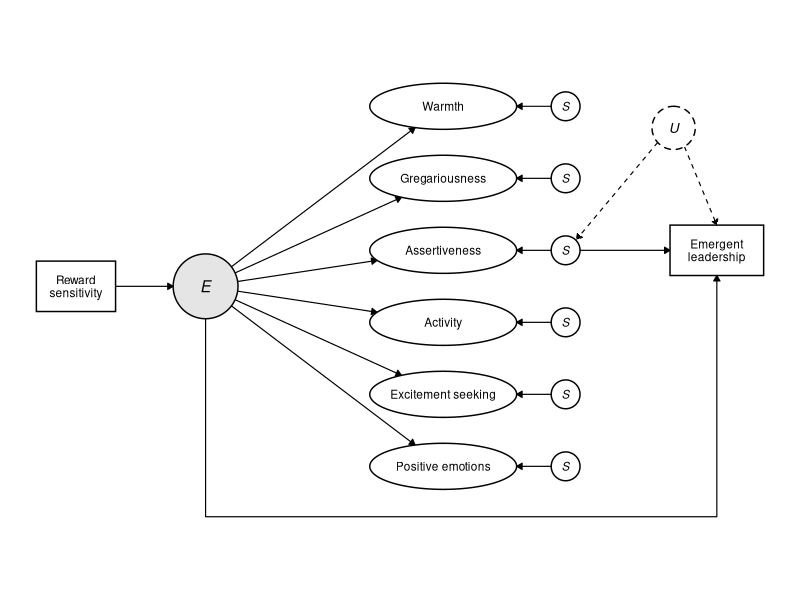

This figure's R source:
# Figure 1: hierarchical model for extraversion (path diagram)

library(ggplot2)
library(ggforce)

#### nodes ####
fac = data.frame(
  lab = c("Warmth", "Gregariousness", "Assertiveness", "Activity",
          "Excitement seeking", "Positive emotions"),
  x = 4.9, y = 6:1)
a = 1.02; b = 0.32         # facet ellipses (half-axes)
xE = 1.6; yE = 3.5; rE = 0.45
xS = 6.6; rS = 0.2
xY = 8.7; yY = 4
xU = 8.1; yU = 5.7; rU = 0.3

# E -> facets: from the circle of E to the ellipse boundary of each facet
dx = xE - fac$x; dy = yE - fac$y; d = sqrt(dx^2 + dy^2)
t = 1 / sqrt((dx / d / a)^2 + (dy / d / b)^2)
arrE = data.frame(x = xE - rE * dx / d, y = yE - rE * dy / d,
                  xend = fac$x + t * dx / d, yend = fac$y + t * dy / d)

arr = arrow(length = unit(1.6, "mm"), type = "closed")

#### plot ####
p = ggplot() +
  # paths
  geom_segment(data = arrE, aes(x, y, xend = xend, yend = yend), arrow = arr, linewidth = .4) +
  geom_segment(aes(x = xS - rS, y = fac$y, xend = fac$x + a, yend = fac$y), arrow = arr, linewidth = .4) +
  geom_segment(aes(x = .35, y = yE, xend = xE - rE, yend = yE), arrow = arr, linewidth = .4) +
  geom_segment(aes(x = xS + rS, y = yY, xend = xY - .65, yend = yY), arrow = arr, linewidth = .4) +
  geom_path(aes(x = c(xE, xE, xY, xY), y = c(yE - rE, .3, .3, yY - .35)), arrow = arr, linewidth = .4) +
  geom_segment(aes(x = xU - .22, y = yU - .2, xend = xS + .15, yend = yY + .15),
               arrow = arr, linewidth = .4, linetype = "dashed") +
  geom_segment(aes(x = xU + .15, y = yU - .26, xend = xY, yend = yY + .35),
               arrow = arr, linewidth = .4, linetype = "dashed") +
  # nodes
  geom_ellipse(aes(x0 = fac$x, y0 = fac$y, a = a, b = b, angle = 0), fill = "white") +
  geom_circle(aes(x0 = xE, y0 = yE, r = rE), fill = "grey90") +
  geom_circle(aes(x0 = xS, y0 = fac$y, r = rS), fill = "white") +
  geom_circle(aes(x0 = xU, y0 = yU, r = rU), fill = "white", linetype = "dashed") +
  geom_rect(aes(xmin = -.75, xmax = .35, ymin = yE - .35, ymax = yE + .35), fill = "white", colour = "black") +
  geom_rect(aes(xmin = xY - .65, xmax = xY + .65, ymin = yY - .35, ymax = yY + .35), fill = "white", colour = "black") +
  # labels
  geom_text(aes(x = fac$x, y = fac$y, label = fac$lab), size = 3) +
  geom_text(aes(x = xS, y = fac$y, label = "S"), size = 3, fontface = "italic") +
  geom_text(aes(x = xE, y = yE, label = "E"), size = 4, fontface = "italic") +
  geom_text(aes(x = xU, y = yU, label = "U"), size = 3.5, fontface = "italic") +
  geom_text(aes(x = -.2, y = yE, label = "Reward\nsensitivity"), size = 3, lineheight = .9) +
  geom_text(aes(x = xY, y = yY, label = "Emergent\nleadership"), size = 3, lineheight = .9) +
  coord_fixed() +
  theme_void()

ggsave("figure1.png", p, width = 6.5, height = 4.3, dpi = 300, bg = "white")
